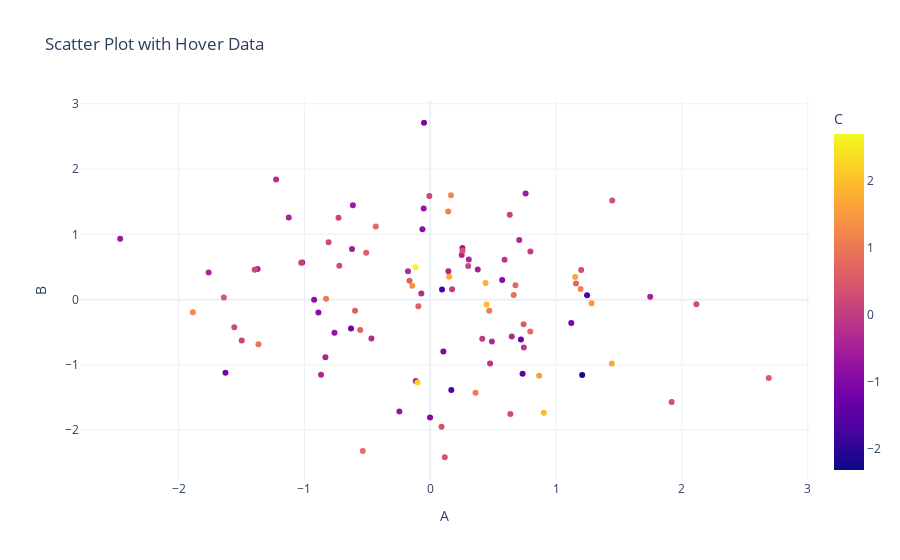

Notebook code for this chart:
### Code cell
fig = px.scatter(df, x='A', y='B', color='C', hover_data=['D'],
                 title='Scatter Plot with Hover Data')
fig.show()
